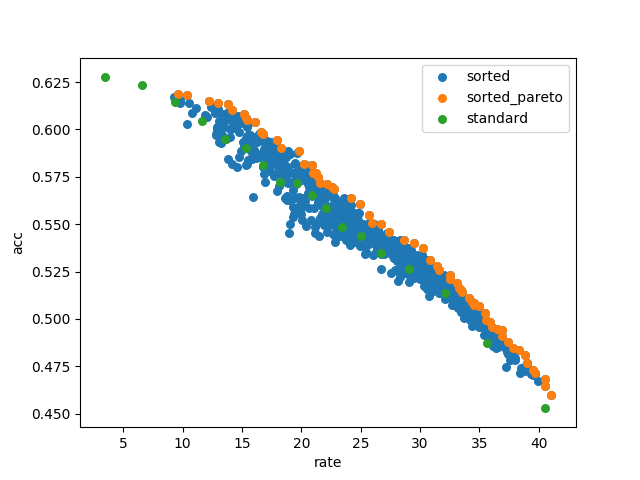

Reproduce this figure in Python.
import pandas as pd
import matplotlib.pyplot as plt
import numpy as np
import sys
import glob
import os
os.chdir('../jpeg_eval/')

def identify_pareto(scores):
    # Count number of items
    population_size = scores.shape[0]
    # Create a NumPy index for scores on the pareto front (zero indexed)
    population_ids = np.arange(population_size)
    # Create a starting list of items on the Pareto front
    # All items start off as being labelled as on the Parteo front
    pareto_front = np.ones(population_size, dtype=bool)
    # Loop through each item. This will then be compared with all other items
    for i in range(population_size):
        # Loop through all other items
        for j in range(population_size):
            # Check if our 'i' pint is dominated by out 'j' point
            if all(scores[j] >= scores[i]) and any(scores[j] > scores[i]):
                # j dominates i. Label 'i' point as not on Pareto front
                pareto_front[i] = 0
                # Stop further comparisons with 'i' (no more comparisons needed)
                break
    # Return ids of scenarios on pareto front
    return population_ids[pareto_front]

def get_data(group, **param):
    index = param['index']
    if group == 'ga_selection':
        ga_list = glob.glob('csv/ga_selection_*_*.csv')
        rate=[]
        acc1=[]
        for name in ga_list:
            df = pd.read_csv(name)
            rate.append(np.array(df['rate'])[-1])
            acc1.append(np.array(df['acc1'])[-1])
        return (rate[index],acc1[index])
#df  = pd.read_csv("ratio.csv")
#pl = df.plot(kind='scatter',x='Comp Rate',y='Acc', s=30, color ='Blue', label='random jpeg')
#term = 'rate'#rate
    if 'sorted' in group:
        df = pd.read_csv("csv/sorted.csv")
        return (df['rate'][index], df['acc1'][index])
    if 'standard' in group:
        df = pd.read_csv('csv/'+group+'.csv')
        term = df['i'].astype(str).str.isnumeric()
        if param['start'] != None:
            term = df['i'].str.startswith(param['startwith']) 
        return (df['rate'][term][index], df['acc1'][term][index])
    if 'psnr' in group:
        df = pd.read_csv('csv/sorted_psnr.csv')
        return (df['rate'][index], df['psnr_mean'][index])
#psnr = (df['psnr_mean'],df[term])
#scores=np.array((df['psnr_mean'],df['acc1']))
#scores=np.swapaxes(scores,0,1)
#indexes=identify_pareto(scores)
#np.save('pareto',indexes)
#indexes = np.load('pareto.npy')
#g1 = (df['rate'][indexes],df['acc1'][indexes])
#g2 = (df['rate'],df['acc1'])
##g1 = (df['psnr_mean'][indexes],df[term][indexes])
#np.set_printoptions(threshold=sys.maxsize)
#df = pd.read_csv("csv/ga_selection_multi.csv")
#scores=np.array((df['rate'],df['acc1']))
#scores=np.swapaxes(scores,0,1)
#indexes=identify_pareto(scores)
#g3 = (df['rate'][indexes],df['acc1'][indexes]) #g3: pareto of ga
#df = pd.read_csv("csv/standard_part.csv")
#g4 = (df['rate'][1:20],df['acc1'][1:20])
#print(coef)



markers = ["o" , "," , "o" , "v" , "^" , "<", ">"]#.
colors = ['r','g','b','y','c', 'm', 'k']#("red","blue",'yellow','green')
pareto1000 = np.load('pareto1000.npy')
#df = pd.read_csv('csv/sorted.csv')
#scores = np.array((df['rate'],df['acc1']))
#scores = np.swapaxes(scores,0,1)
#pareto = identify_pareto(scores)
groups = {  'sorted': { 'index': slice(0, 1000) },
            'sorted_pareto': { 'index': pareto1000 },
            'standard_part1': {'index': slice(2,None), 'start': None }
         }

# Create plot
fig = plt.figure()
ax = fig.add_subplot(111)#axisbg="1.0")
# np.polyfit(g2[0],g2[1], 2)
#x = np.linspace(min(df['rate']), max(df['rate']), 1000)
#y = [ np.sum(np.array([a**2,a,1])*coef) for a in x]
#ax.plot(x,y)
for k in groups.keys():
    x, y = get_data(k, **groups[k])
    #a = 1 if group=='standard' or 'pareto' else 0.3
    ax.scatter(x, y, s=30, label=k.replace('_part1', ''))


#plt.title('CR pareto vs Acc')
plt.legend(loc=0)
plt.xlabel('rate') 
plt.ylabel('acc')
os.chdir('../plots/')
plt.savefig(os.path.basename(__file__).replace('.py','.png'))
plt.show()

#df = pd.read_csv("libjpeg_random.csv")
#pl = df.plot.scatter(x='Comp Rate', y='Acc', s=30, color='Blue', label='random jpeg',ax=pl);
#df = pd.read_csv("libjpeg_perturbed.csv")
#pl = df.plot.scatter(x='Comp Rate', y='Acc', s=30, color='Yellow', label='perturbed jpeg',ax=pl);


#print(df[1:])

#ax.scatter(x=df['rate'][1:], y=df['acc1'][1:], s=45, color='Green', label='standard jpeg')


#fig = pl.get_figure()
#fig.save
